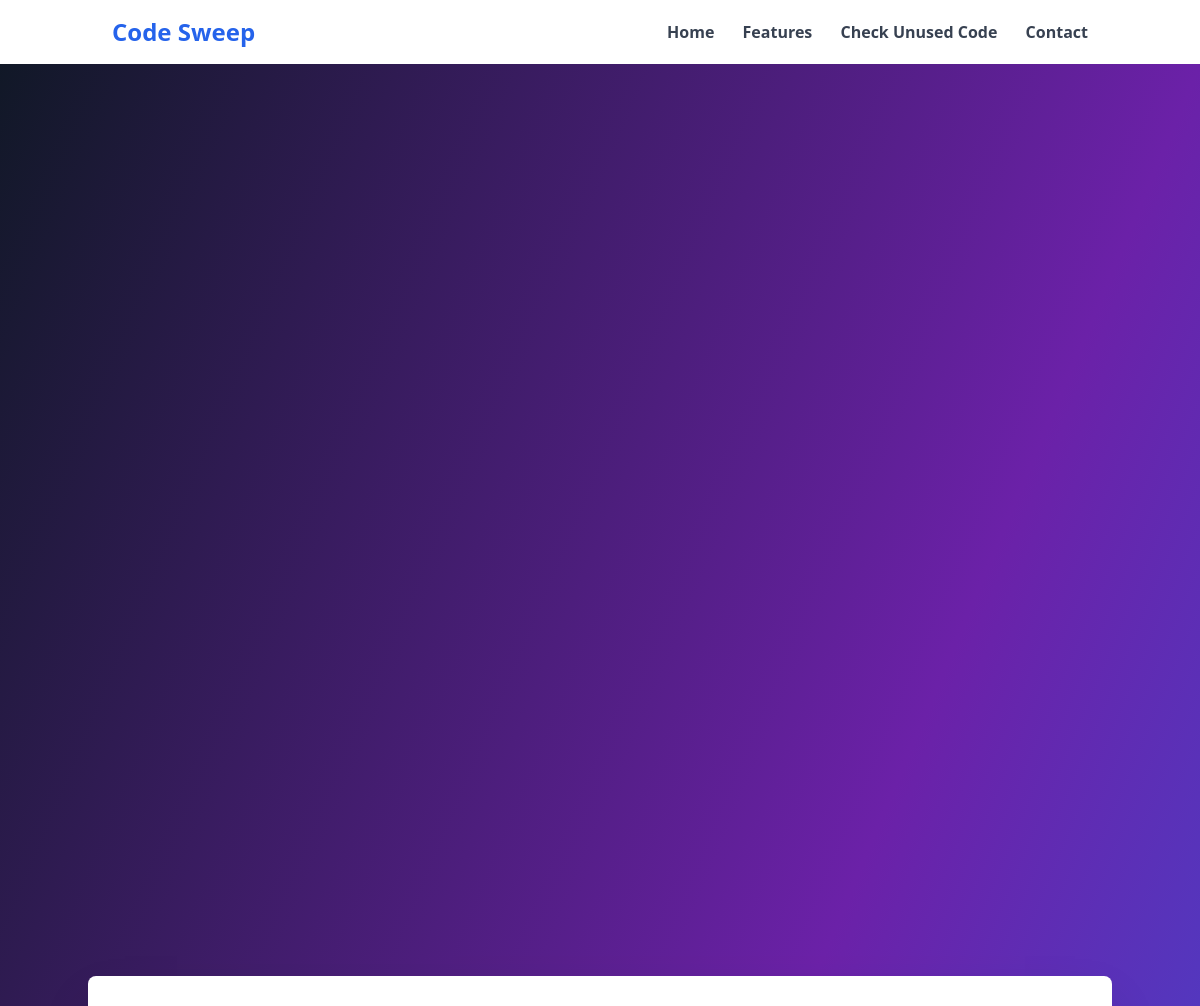
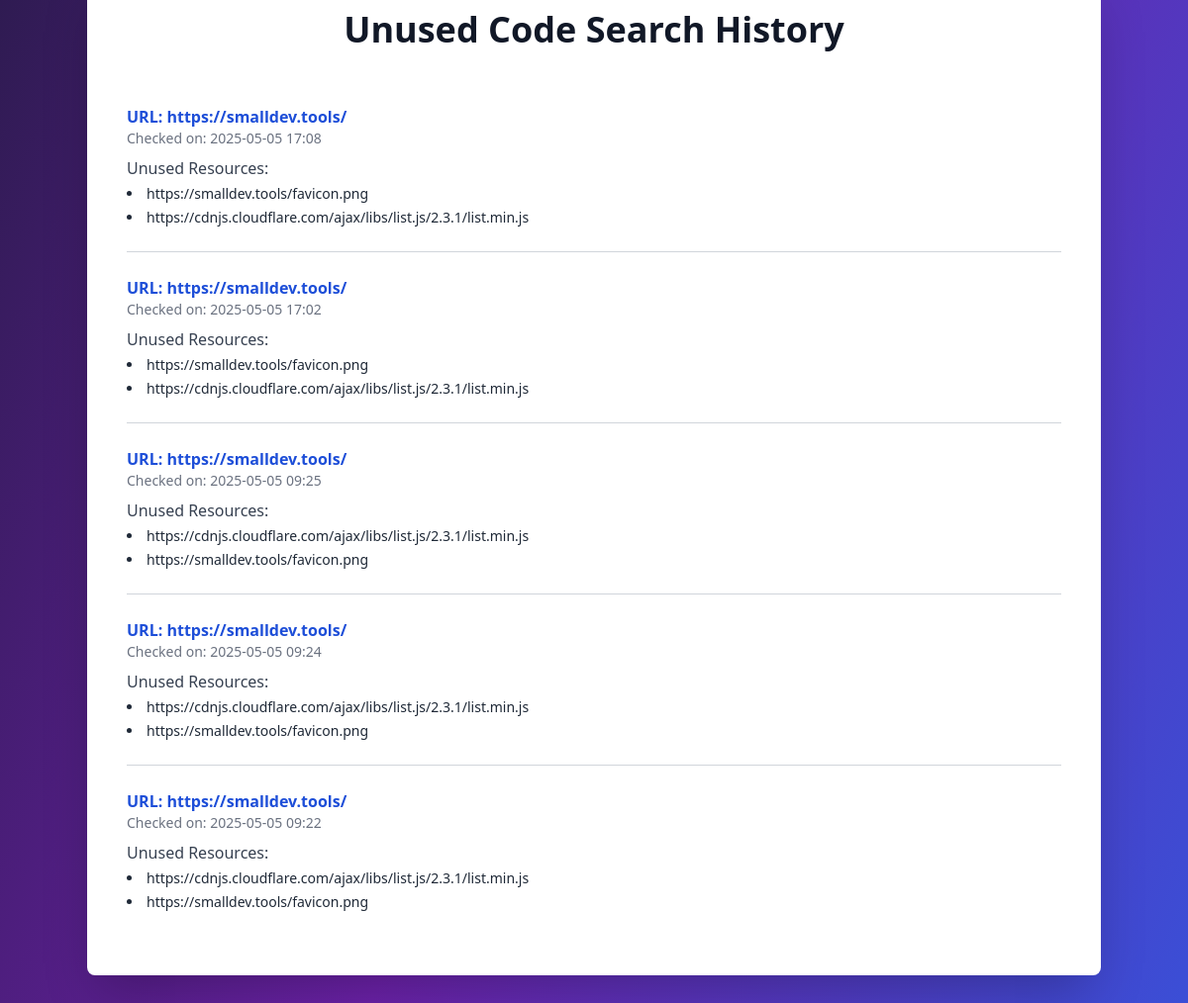
Page /code/history/ on the committed database (2 pictures, top to bottom).
### coderemover/models.py (models this page shows, shortened)
class History(models.Model):
    url = models.URLField()
    unused_resources = models.TextField()  # Store unused resources as a JSON string or plain text
    timestamp = models.DateTimeField(auto_now_add=True)
    user = models.ForeignKey(User, on_delete=models.CASCADE, null=True, blank=True)  # Optional

### coderemover/views.py (the view)
# urls.py: path('history/', history_view, name='history'),
def history_view(request):
    if request.user.is_authenticated:
        history_items = History.objects.filter(user=request.user).order_by('-timestamp')
    else:
        history_items = History.objects.all().order_by('-timestamp')[:10]  # Show recent 10 for anonymous
    for item in history_items:
        try:
            item.unused_resources = json.loads(item.unused_resources)
        except Exception:
            item.unused_resources = []
    return render(request, 'history.html', {'history_items': history_items})

### templates/history.html
{% extends 'layout.html' %}
{% load static %}
{% block content %}
<div class="min-h-screen bg-gradient-to-br from-gray-900 via-purple-800 to-blue-600 flex items-center justify-center py-10">
    <div class="max-w-5xl w-full bg-white shadow-2xl rounded-lg p-10">
        <h1 class="text-4xl font-extrabold text-gray-900 mb-8 text-center">Unused Code Search History</h1>
        {% if history_items %}
            <ul class="divide-y divide-gray-300">
                {% for item in history_items %}
                    <li class="py-6">
                        <div class="flex flex-col md:flex-row md:items-center md:justify-between">
                            <div>
                                <p class="font-semibold text-blue-700 break-all">URL: {{ item.url }}</p>
                                <p class="text-gray-500 text-sm mb-2">Checked on: {{ item.timestamp|date:"Y-m-d H:i" }}</p>
                                <p class="text-gray-700 font-medium mb-1">Unused Resources:</p>
                                {% if item.unused_resources %}
                                    <ul class="list-disc list-inside text-gray-800 text-sm space-y-1">
                                        {% for resource in item.unused_resources %}
                                            <li class="break-all">{{ resource }}</li>
                                        {% endfor %}
                                    </ul>
                                {% else %}
                                    <span class="text-green-600 text-sm">No unused resources found.</span>
                                {% endif %}
                            </div>
                        </div>
                    </li>
                {% endfor %}
            </ul>
        {% else %}
            <div class="text-center text-gray-700 text-lg py-10">
                No history found.
            </div>
        {% endif %}
    </div>
</div>
{% endblock content %}

### templates/layout.html (shortened to what this page needs)
<!DOCTYPE html>
<html lang="en">
<head>
    <script src="https://cdn.tailwindcss.com"></script>
</head>
<body>
   {% include 'navbar.html' %}
   {% block content %}
   {% endblock content %}
</body>
</html>

### templates/navbar.html
<nav class="bg-white shadow-md">
  <div class="container mx-auto px-6 py-4 flex justify-between items-center">
    <a href="/" class="text-2xl font-bold text-blue-600">Code Sweep</a>
    <div class="space-x-6">
      <a href="/" class="text-gray-700 hover:text-blue-600 font-semibold">Home</a>
      <a href="#features" class="text-gray-700 hover:text-blue-600 font-semibold">Features</a>
      <a href="#start" class="text-gray-700 hover:text-blue-600 font-semibold">Check Unused Code</a>
      <a href="{% url 'contact' %}" class="text-gray-700 hover:text-blue-600 font-semibold">Contact</a>
    </div>
  </div>
</nav>

### rows in the picture
History: url "https://smalldev.tools/", timestamp "2025-05-05 17:08", unused_resources "https://smalldev.tools/favicon.png" "https://cdnjs.cloudflare.com/ajax/libs/list.js/2.3.1/list.min.js"
History: url "https://smalldev.tools/", timestamp "2025-05-05 17:02", unused_resources "https://smalldev.tools/favicon.png" "https://cdnjs.cloudflare.com/ajax/libs/list.js/2.3.1/list.min.js"
History: url "https://smalldev.tools/", timestamp "2025-05-05 09:25", unused_resources "https://cdnjs.cloudflare.com/ajax/libs/list.js/2.3.1/list.min.js" "https://smalldev.tools/favicon.png"
History: url "https://smalldev.tools/", timestamp "2025-05-05 09:24", unused_resources "https://cdnjs.cloudflare.com/ajax/libs/list.js/2.3.1/list.min.js" "https://smalldev.tools/favicon.png"
History: url "https://smalldev.tools/", timestamp "2025-05-05 09:22", unused_resources "https://cdnjs.cloudflare.com/ajax/libs/list.js/2.3.1/list.min.js" "https://smalldev.tools/favicon.png"
